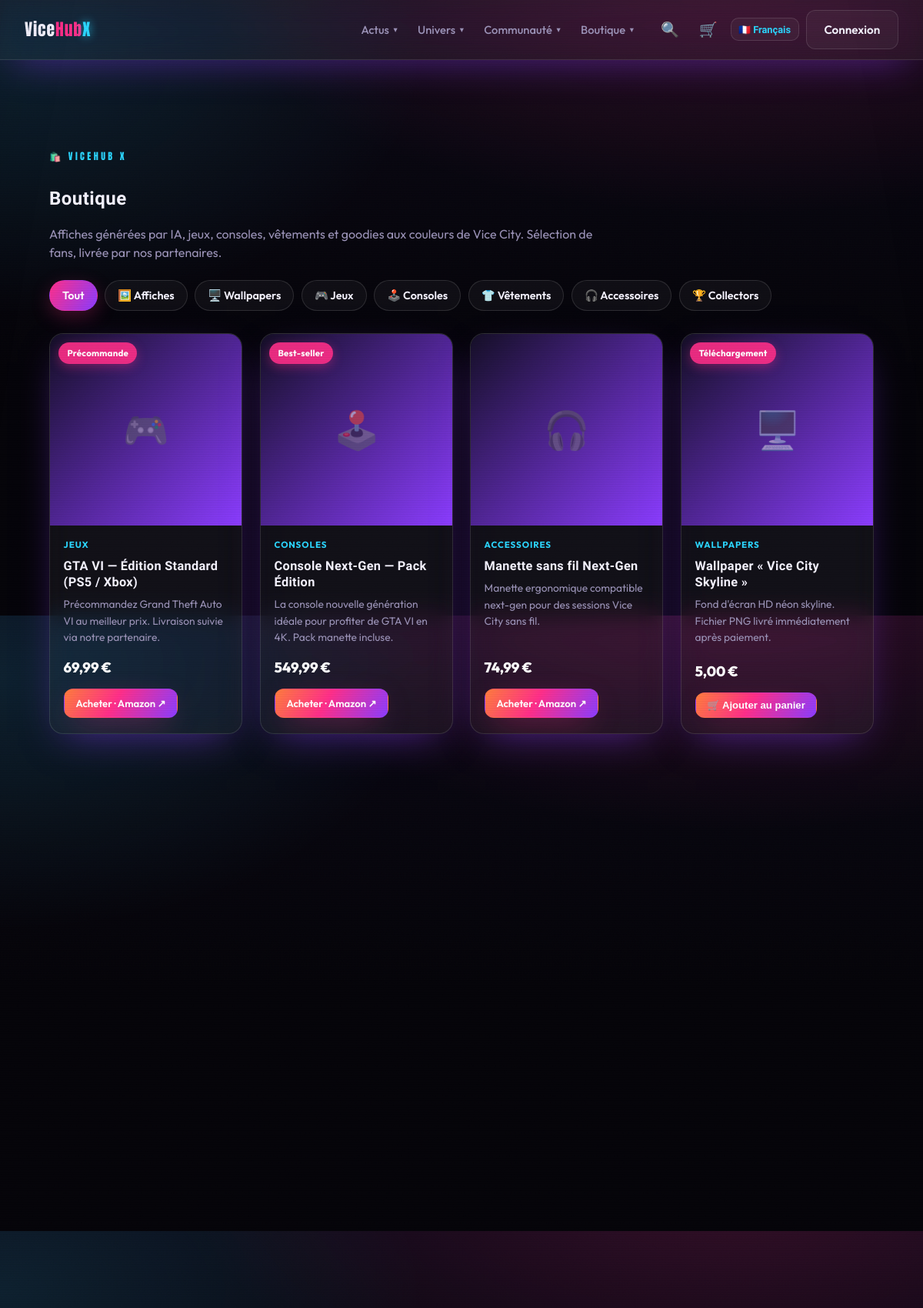
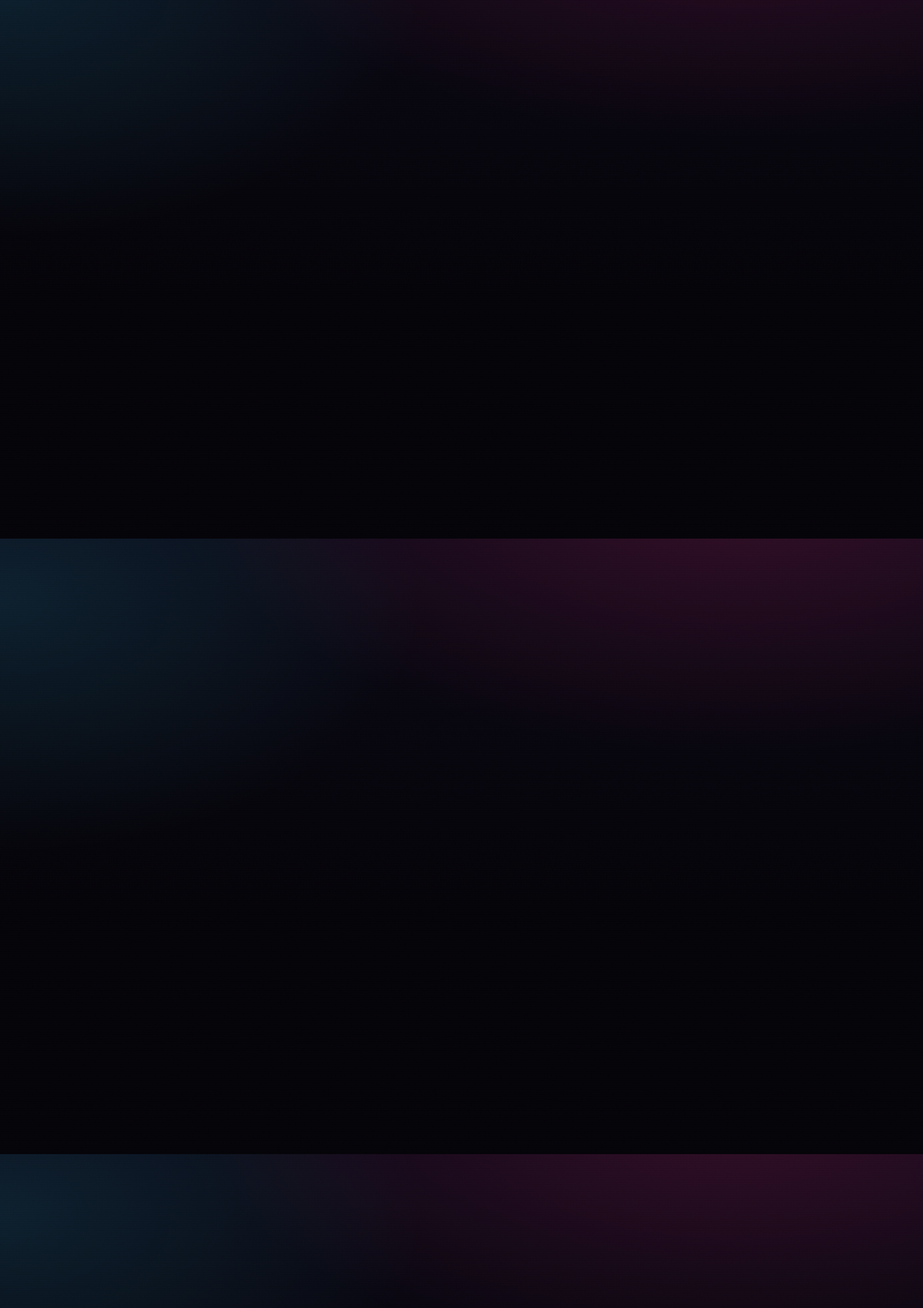
The app's page /pages/shop.php (upper part) with its own data (2 pictures, top to bottom).
### tables this page shows
CREATE TABLE products (
    id              INT AUTO_INCREMENT PRIMARY KEY,
    name            VARCHAR(160) NOT NULL,
    slug            VARCHAR(180) NOT NULL UNIQUE,
    description     VARCHAR(400),
    category        ENUM('poster','wallpaper','game','console','apparel','accessory','collectible') NOT NULL DEFAULT 'accessory',
    subcategory     VARCHAR(40) DEFAULT NULL,    
    price           DECIMAL(8,2),
    currency        VARCHAR(8) NOT NULL DEFAULT 'EUR',
    image           VARCHAR(255),
     
    sale_type       ENUM('external','stripe') NOT NULL DEFAULT 'external',
    url             VARCHAR(500),             
    stripe_price_id VARCHAR(120),             
    digital_file    VARCHAR(255),             
    merchant        VARCHAR(60),
    badge           VARCHAR(40),
    featured        TINYINT(1) NOT NULL DEFAULT 0,
    cta             TINYINT(1) NOT NULL DEFAULT 0,    
    active          TINYINT(1) NOT NULL DEFAULT 1,
    sort            INT NOT NULL DEFAULT 0,
    created_at      DATETIME NOT NULL DEFAULT CURRENT_TIMESTAMP,
    lang            ENUM('fr','en') NOT NULL DEFAULT 'fr'
);

### config/database.php (called while the page is built, shortened)
<?php
function db(): PDO
{
    static $pdo = null;
    if ($pdo instanceof PDO) {
        return $pdo;
    }
    $dsn = sprintf(
        'mysql:host=%s;port=%s;dbname=%s;charset=utf8mb4',
        DB_HOST,
        DB_PORT,
        DB_NAME
    );
    try {
        $pdo = new PDO($dsn, DB_USER, DB_PASS, [
            PDO::ATTR_ERRMODE            => PDO::ERRMODE_EXCEPTION,
            PDO::ATTR_DEFAULT_FETCH_MODE => PDO::FETCH_ASSOC,
            PDO::ATTR_EMULATE_PREPARES   => false,
        ]);
    } catch (PDOException $e) {
        http_response_code(500);
        $hint = (getenv('APP_ENV') ?: 'dev') === 'prod'
            ? 'Service momentanément indisponible.'
            : 'Connexion base de données impossible : ' . $e->getMessage()
              . ' — vérifiez config/config.php et que la base "' . DB_NAME . '" existe.';
        exit('<p style="font-family:sans-serif;padding:2rem;color:#fff;background:#0a0a12">'
            . htmlspecialchars($hint, ENT_QUOTES, 'UTF-8') . '</p>');
    }
    return $pdo;
}

### pages/shop.php (the view, shortened to what this page needs)
<?php
$cats = product_categories();
$active_cat = isset($_GET['cat']) ? trim((string) $_GET['cat']) : 'all';
$themes = wallpaper_themes();
$is_wallpaper = ($active_cat === 'wallpaper');
$active_theme = $is_wallpaper && isset($_GET['theme']) ? trim((string) $_GET['theme']) : 'all';
if (!$is_wallpaper || !isset($themes[$active_theme])) {
    $active_theme = 'all';
}
$products = get_products(
    $active_cat === 'all' ? null : $active_cat,
    null,
    $is_wallpaper && $active_theme !== 'all' ? $active_theme : null
);
$cat_emoji = ['poster' => '🖼️', 'wallpaper' => '🖥️', 'game' => '🎮', 'console' => '🕹️', 'apparel' => '👕', 'accessory' => '🎧', 'collectible' => '🏆'];
require ROOT_PATH . '/includes/header.php';
?>
<section class="section">
    <span class="eyebrow">🛍️ ViceHub X</span>
    <h1><?= e(t('page_shop_title')) ?></h1>
    <p class="muted" style="max-width:720px"><?= e(t('shop_intro')) ?></p>
    <div class="shop-filters" role="tablist" aria-label="<?= e(t('page_shop_title')) ?>">
        <a class="chip<?= $active_cat === 'all' ? ' chip--on' : '' ?>" href="<?= e(with_lang(url('pages/shop.php'))) ?>"><?= lang() === 'fr' ? 'Tout' : 'All' ?></a>
        <?php foreach ($cats as $key => $label): ?>
            <a class="chip<?= $active_cat === $key ? ' chip--on' : '' ?>" href="<?= e(with_lang(url('pages/shop.php?cat=' . $key))) ?>">
                <?= ($cat_emoji[$key] ?? '•') . ' ' . e($label) ?>
            </a>
        <?php endforeach; ?>
    </div>
    <?php if (!$products): ?>
        <p class="muted" style="margin-top:2rem"><?= e(t('no_content')) ?></p>
    <?php else: ?>
    <div class="shop-grid">
        <?php foreach ($products as $p): ?>
            <article class="product glass reveal">
                <a class="product__media" href="<?= e(with_lang(url('pages/product.php?slug=' . urlencode($p['slug'])))) ?>">
                    <?php if (!empty($p['badge'])): ?><span class="product__badge"><?= e($p['badge']) ?></span><?php endif; ?>
                    <span class="card__emoji" aria-hidden="true"><?= $cat_emoji[$p['category']] ?? '🛍️' ?></span>
                </a>
                <div class="product__body">
                    <span class="product__cat"><?= e($cats[$p['category']] ?? $p['category']) ?></span>
                    <h3 class="product__title">
                        <a href="<?= e(with_lang(url('pages/product.php?slug=' . urlencode($p['slug'])))) ?>"><?= e($p['name']) ?></a>
                    </h3>
                    <p class="product__desc"><?= e($p['description']) ?></p>
                    <div class="product__foot">
                        <span class="product__price"><?= price_html($p['price'], active_currency()) ?></span>
                        <?= product_buy_button($p) ?>
                    </div>
                </div>
            </article>
        <?php endforeach; ?>
    </div>
    <?php endif; ?>
</section>
<?php require ROOT_PATH . '/includes/footer.php'; ?>

### includes/functions.php (shortened to what this page needs)
<?php
function e(?string $value): string
{
    return htmlspecialchars((string) $value, ENT_QUOTES | ENT_SUBSTITUTE, 'UTF-8');
}
function csrf_token(): string
{
    return $_SESSION['csrf'];
}
function csrf_field(): string
{
    return '<input type="hidden" name="csrf" value="' . e(csrf_token()) . '">';
}
function t(string $key): string
{
    return $GLOBALS['LANG'][$key] ?? ($GLOBALS['LANG_FALLBACK'][$key] ?? $key);
}
function lang(): string
{
    return $GLOBALS['LANG_CODE'] ?? 'fr';
}
function with_lang(string $url): string
{
    if (lang() === 'fr') {
        return $url;
    }
    $sep = str_contains($url, '?') ? '&' : '?';
    return $url . $sep . 'lang=' . lang();
}
function url(string $path): string
{
    return BASE_URL . '/' . ltrim($path, '/');
}
function get_products(?string $category = null, ?int $limit = null, ?string $subcategory = null): array
{
    $sql = "SELECT * FROM products WHERE active = 1";
    $args = [];
    $sql .= " ORDER BY sort ASC, id ASC";
    $stmt = db()->prepare($sql);
    $stmt->execute($args);
    return $stmt->fetchAll();
}
function product_categories(): array
{
    return lang() === 'fr'
        ? ['poster' => 'Affiches', 'wallpaper' => 'Wallpapers', 'game' => 'Jeux', 'console' => 'Consoles', 'apparel' => 'Vêtements', 'accessory' => 'Accessoires', 'collectible' => 'Collectors']
        : ['poster' => 'Posters', 'wallpaper' => 'Wallpapers', 'game' => 'Games', 'console' => 'Consoles', 'apparel' => 'Apparel', 'accessory' => 'Accessories', 'collectible' => 'Collectibles'];
}
function price_html($price, string $currency = 'EUR'): string
{
    $symbols = ['EUR' => '€', 'USD' => '$', 'GBP' => '£'];
    $sym = $symbols[$currency] ?? $currency;
    $val = number_format((float) $price, 2, lang() === 'fr' ? ',' : '.', lang() === 'fr' ? ' ' : ',');
    return lang() === 'fr' ? $val . ' ' . $sym : $sym . $val;
}
function active_currency(): string
{
    if (lang() === 'fr') {
        return 'EUR';
    }
    return strtoupper((string) (get_setting('shop_currency_en', 'USD') ?: 'USD'));
}
function product_buy_button(array $p, bool $small = true): string
{
    $cls = 'btn btn--primary product__buy' . ($small ? '' : ' btn--lg');
    if (($p['sale_type'] ?? 'external') === 'stripe') {
        return '<form method="post" action="' . e(with_lang(url('pages/cart.php'))) . '" class="add-cart-form">'
            . csrf_field()
            . '<input type="hidden" name="action" value="add">'
            . '<input type="hidden" name="id" value="' . (int) $p['id'] . '">'
            . '<button class="' . $cls . '" type="submit">🛒 ' . e(t('add_to_cart')) . '</button>'
            . '</form>';
    }
    $merchant = !empty($p['merchant']) ? ' · ' . e($p['merchant']) : '';
    return '<a class="' . $cls . '" href="' . e((string) ($p['url'] ?? '#')) . '" target="_blank" rel="sponsored nofollow noopener">'
        . e(t('shop_buy')) . $merchant . ' ↗</a>';
}
function get_setting(string $key, ?string $default = null): ?string
{
    $stmt = db()->prepare('SELECT value FROM settings WHERE `key` = ? LIMIT 1');
    $stmt->execute([$key]);
    $row = $stmt->fetch();
    return $row['value'] ?? $default;
}

### records on screen
products: badge "Précommande", category "🎮", category "JEUX", name "GTA VI — Édition Standard (PS5 / Xbox)", description "Précommandez Grand Theft Auto VI au meilleur prix. Livraison suivie via notre partenaire.", price "69,99 €", merchant "· Amazon"
products: badge "Best-seller", category "🕹️", category "CONSOLES", name "Console Next-Gen — Pack Édition", description "La console nouvelle génération idéale pour profiter de GTA VI en 4K. Pack manette incluse.", price "549,99 €", merchant "· Amazon"
products: category "🎧", category "ACCESSOIRES", name "Manette sans fil Next-Gen", description "Manette ergonomique compatible next-gen pour des sessions Vice City sans fil.", price "74,99 €", merchant "· Amazon"
products: badge "Téléchargement", category "🖥️", category "WALLPAPERS", name "Wallpaper « Vice City Skyline »", description "Fond d'écran HD néon skyline. Fichier PNG livré immédiatement après paiement.", price "5,00 €"

### other values on screen
$item['label'] "Actus"
$item['label'] "Univers"
$item['label'] "Communauté"
$item['label'] "Boutique"
t('page_shop_title') "Boutique"
t('shop_intro') "Affiches générées par IA, jeux, consoles, vêtements et goodies aux couleurs de Vice City. Sélection de fans, livrée par nos partenaires."
$cat_emoji[$key] "🖼️"
$label "Affiches"
$cat_emoji[$key] "🖥️"
$label "Wallpapers"
$cat_emoji[$key] "🎮"
$label "Jeux"
$cat_emoji[$key] "🕹️"
$label "Consoles"
$cat_emoji[$key] "👕"
